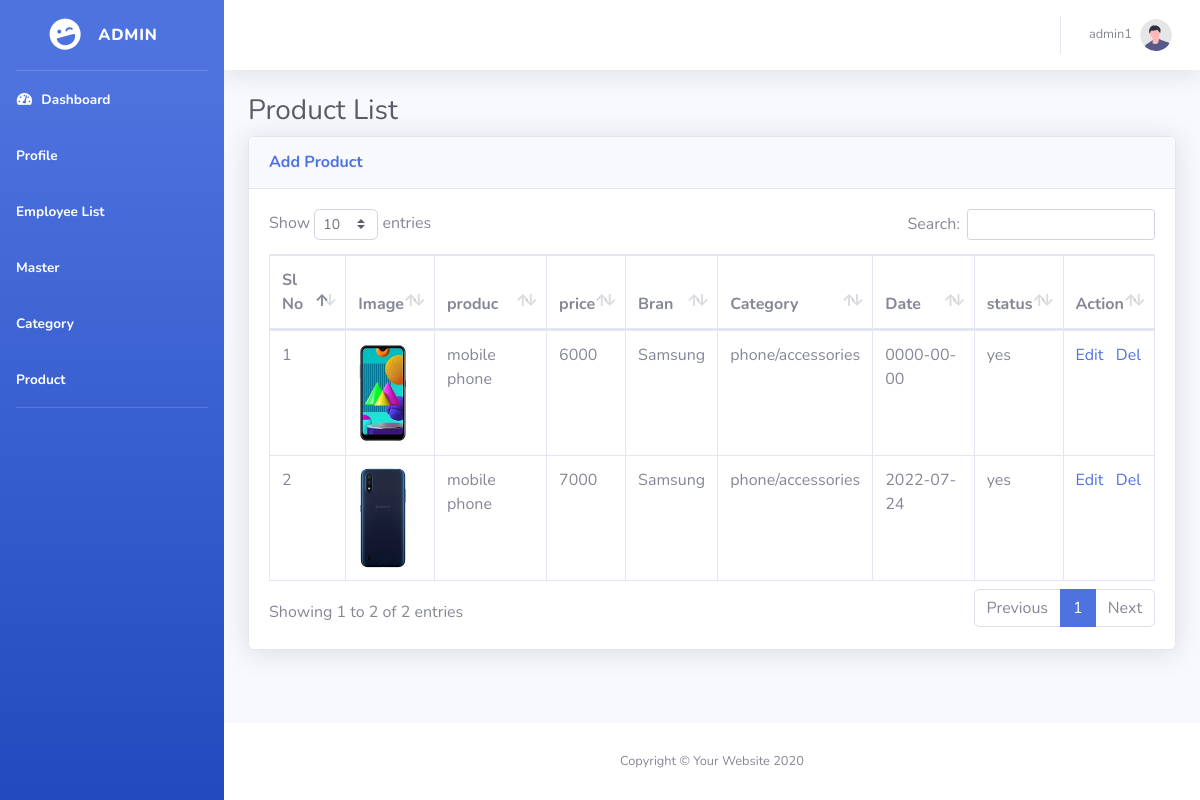
Screenshot of /product-list.php (signed in) with the database file from the repository.
### tables this page shows
CREATE TABLE `user_menu` (
  `menu_id` int(11) NOT NULL,
  `menu_name` varchar(100) NOT NULL,
  `page_name` varchar(100) NOT NULL,
  `status` enum('1','0') NOT NULL DEFAULT '1'
);

CREATE TABLE `products` (
  `product_id` int(11) NOT NULL,
  `product_name` varchar(100) NOT NULL,
  `price` decimal(10,0) NOT NULL,
  `brand_id` int(11) NOT NULL,
  `category_id` int(11) NOT NULL,
  `image` varchar(100) NOT NULL,
  `description` longtext NOT NULL,
  `created_at` date NOT NULL,
  `updated_at` timestamp NOT NULL DEFAULT current_timestamp(),
  `status` enum('yes','no') NOT NULL DEFAULT 'yes'
);

CREATE TABLE `tb_brand` (
  `brand_id` int(11) NOT NULL,
  `category_id` int(11) NOT NULL,
  `brand_name` varchar(100) NOT NULL,
  `status` enum('yes','no') NOT NULL DEFAULT 'yes'
);

CREATE TABLE `category` (
  `category_id` int(11) NOT NULL,
  `category_name` varchar(100) NOT NULL,
  `parent_category_id` int(11) NOT NULL,
  `level` int(11) NOT NULL,
  `status` int(11) NOT NULL DEFAULT 1
);

### config/dbconfig.php (called while the page is built, shortened)
<?php
Class DB{
	private $hostName = "localhost";
	private $username = "root";
	private $password = "";
	private $dbName = "shopelectronics";
	private $conn = false;
    public $result = array();
	public function __construct(){
	  if(!$this->conn){
	   $this->mysqli = new mysqli($this->hostName,$this->username,$this->password,$this->dbName);
       $this->conn = true;
	if($this->mysqli->connect_error){
		array_push($this->result,$this->mysqli->connect_error);
		return false;
	}else{
       return true;
	 }
    }
  }
}
?>

### classes/functions.php (called while the page is built, shortened)
<?php
include 'config/dbconfig.php';
class Employee extends DB{
   public function getMenu($roll){
	  $sql = "SELECT * FROM user_menu";
	$query = $this->mysqli->query($sql);
	return $query;
   }
   public function ProductList(){
	  $sql = "SELECT p.product_id, p.product_name, p.price, p.brand_id, p.category_id, p.image, p.description,
	  p.created_at, p.status, c.category_name, b.brand_name FROM products p
	  LEFT JOIN category c ON c.category_id=p.category_id
	  LEFT JOIN tb_brand as b ON p.brand_id=b.brand_id ORDER BY p.product_name DESC";
	$query = $this->mysqli->query($sql);
	return $query;
   }
}
?>

### product-list.php (the view, shortened to what this page needs)
<?php
     include "classes/functions.php";
     $Obj = new Employee();
	  $user_roll = $_SESSION['user_roll'];
     $menuData = $Obj->getMenu($user_roll);
    $product = $Obj->ProductList();
	?>
<!DOCTYPE html>
<html lang="en">
<head>
<?php include('comman/comman_css.php'); ?>
</head>
<body id="page-top">
    <div id="wrapper">
 <?php include('comman/left-nav.php'); ?>
        <div id="content-wrapper" class="d-flex flex-column">
            <div id="content">
               <?php include('comman/top-nav.php'); ?>
                <div class="container-fluid">
                    <h1 class="h3 mb-2 text-gray-800">Product List</h1>
                    <div class="card shadow mb-4">
                        <div class="card-header py-3">
                            <h6 class="m-0 font-weight-bold text-primary"><a href="add-product.php">Add Product</a></h6>
                        </div>
                        <div class="card-body">
                            <div class="table-responsive">
                                <table class="table table-bordered" id="dataTable" width="100%" cellspacing="0">
                                    <thead>
                                        <tr>
                                            <th>Sl No</th>
                                            <th>Image</th>
                                            <th>produc</th>
                                            <th>price</th>
                                            <th>Bran</th>
                                            <th>Category</th>
                                            <th>Date</th>
                                            <th>status</th>
                                            <th>Action</th>
                                        </tr>
                                    </thead>
                                    <tbody>
									<?php
									     $s =1;
										 while($plist = $product->fetch_array()){
										  ?>
                                        <tr>
                                            <td><?=$s; ?></td>
                                            <td><img src="images/<?=$plist['image']; ?>" width="50px" height="100px"></td>
                                            <td><?=$plist['product_name']; ?></td>
                                            <td><?=$plist['price']; ?></td>
                                            <td><?=$plist['brand_name']; ?></td>
                                            <td><?=$plist['category_name']; ?></td>
                                            <td><?=$plist['created_at']; ?></td>
                                            <td><?=$plist['status']; ?></td>
                                            <td>
											<a href="edit-product.php?pid=<?=$plist['product_id']; ?>">Edit</a>&nbsp;&nbsp;
											<a href="product-list.php?pid=<?=$plist['product_id']; ?>">Del</a>
											</td>
                                        </tr>
                                        <?php $s++; } ?>
                                    </tbody>
                                </table>
                            </div>
                        </div>
                    </div>
                </div>
            </div>
            <footer class="sticky-footer bg-white">
                <div class="container my-auto">
                    <div class="copyright text-center my-auto">
                        <span>Copyright &copy; Your Website 2020</span>
                    </div>
                </div>
            </footer>
        </div>
    </div>
</body>
</html>

### comman/comman_css.php (shortened to what this page needs)
<link href="vendor/fontawesome-free/css/all.min.css" rel="stylesheet" type="text/css">
   <link href="css/sb-admin-2.min.css" rel="stylesheet">
   <link href="vendor/datatables/dataTables.bootstrap4.min.css" rel="stylesheet">

### comman/left-nav.php
<ul class="navbar-nav bg-gradient-primary sidebar sidebar-dark accordion" id="accordionSidebar">
            <a class="sidebar-brand d-flex align-items-center justify-content-center" href="dashbord.php">
                <div class="sidebar-brand-icon rotate-n-15">
                    <i class="fas fa-laugh-wink"></i>
                </div>
                <div class="sidebar-brand-text mx-3">Admin<sup></sup></div>
            </a>
            <hr class="sidebar-divider my-0">
            <li class="nav-item active">
                <a class="nav-link" href="dashbord.php">
                    <i class="fas fa-fw fa-tachometer-alt"></i>
     <span>Dashboard</span></a></li>
	<?php
	      while($menu = $menuData->fetch_array()){
	  ?>
	<li class="nav-item active">
	  <a class="nav-link" href="<?=$menu['page_name']; ?>"><span><?=$menu['menu_name']; ?></span></a></li>
	<?php } ?>
    <hr class="sidebar-divider d-none d-md-block">
  </ul>

### comman/top-nav.php (shortened to what this page needs)
<nav class="navbar navbar-expand navbar-light bg-white topbar mb-4 static-top shadow">
                    <ul class="navbar-nav ml-auto">
                        <li class="nav-item dropdown no-arrow">
                            <a class="nav-link dropdown-toggle" href="#" id="userDropdown" role="button"
                                data-toggle="dropdown" aria-haspopup="true" aria-expanded="false">
                                <span class="mr-2 d-none d-lg-inline text-gray-600 small"><?php echo $_SESSION['user_name']; ?></span>
                                <img class="img-profile rounded-circle"
                                    src="img/undraw_profile.svg">
                            </a>
                        </li>
                    </ul>
                </nav>

### rows the page displays
user_menu: menu_name "Profile"
user_menu: menu_name "Employee List"
user_menu: menu_name "Master"
user_menu: menu_name "Category"
user_menu: menu_name "Product"
products: image (picture), product_name "mobile phone", price "6000", brand.brand_name "Samsung", category.category_name "phone/accessories", created_at "0000-00-00", status "yes"
products: image (picture), product_name "mobile phone", price "7000", brand.brand_name "Samsung", category.category_name "phone/accessories", created_at "2022-07-24", status "yes"

### other values shown
$_SESSION['user_name'] "admin1"
